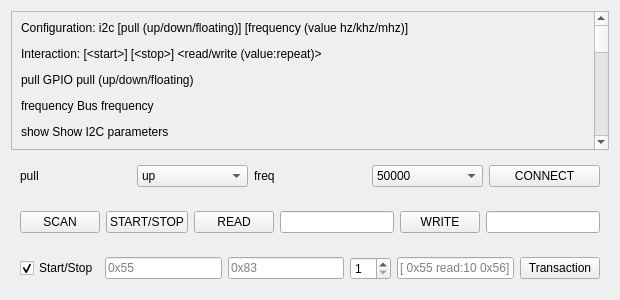
<?xml version="1.0" encoding="UTF-8"?>
<ui version="4.0">
 <class>I2C</class>
 <widget class="QWidget" name="I2C">
  <property name="geometry">
   <rect>
    <x>0</x>
    <y>0</y>
    <width>620</width>
    <height>300</height>
   </rect>
  </property>
  <property name="windowTitle">
   <string>Form</string>
  </property>
  <layout class="QVBoxLayout" name="verticalLayout">
   <item>
    <widget class="QScrollArea" name="help">
     <property name="widgetResizable">
      <bool>true</bool>
     </property>
     <widget class="QWidget" name="scrollAreaWidgetContents">
      <property name="geometry">
       <rect>
        <x>0</x>
        <y>0</y>
        <width>589</width>
        <height>700</height>
       </rect>
      </property>
      <layout class="QVBoxLayout" name="verticalLayout_2">
       <item>
        <widget class="QLabel" name="label">
         <property name="text">
          <string>&lt;html&gt;&lt;head/&gt;&lt;body&gt;&lt;p&gt;Configuration: i2c [pull (up/down/floating)] [frequency (value hz/khz/mhz)]&lt;/p&gt;&lt;p&gt;Interaction: [&amp;lt;start&amp;gt;] [&amp;lt;stop&amp;gt;] &amp;lt;read/write (value:repeat)&amp;gt;&lt;/p&gt;&lt;p&gt;   pull           GPIO pull (up/down/floating)&lt;/p&gt;&lt;p&gt;   frequency      Bus frequency&lt;/p&gt;&lt;p&gt;   show           Show I2C parameters&lt;/p&gt;&lt;p&gt;   pull           GPIO pull (up/down/floating)&lt;/p&gt;&lt;p&gt;   frequency      Bus frequency&lt;/p&gt;&lt;p&gt;&lt;br/&gt;&lt;/p&gt;&lt;p&gt;   scan           Scan for connected devices&lt;/p&gt;&lt;p&gt;   start          Start&lt;/p&gt;&lt;p&gt;   stop           Stop&lt;/p&gt;&lt;p&gt;   read           Read byte (repeat with :&amp;lt;num&amp;gt;)&lt;/p&gt;&lt;p&gt;   hd             Read byte (repeat with :&amp;lt;num&amp;gt;) and print hexdump&lt;/p&gt;&lt;p&gt;   write          Write byte (repeat with :&amp;lt;num&amp;gt;)&lt;/p&gt;&lt;p&gt;   &amp;lt;integer&amp;gt;      Write byte (repeat with :&amp;lt;num&amp;gt;)&lt;/p&gt;&lt;p&gt;   &amp;lt;string&amp;gt;       Write string&lt;/p&gt;&lt;p&gt;   [              Alias for &amp;quot;start&amp;quot;&lt;/p&gt;&lt;p&gt;   ]              Alias for &amp;quot;stop&amp;quot;&lt;/p&gt;&lt;p&gt;   &amp;amp;              Delay 1 usec (repeat with :&amp;lt;num&amp;gt;)&lt;/p&gt;&lt;p&gt;   %              Delay 1 msec (repeat with :&amp;lt;num&amp;gt;)&lt;/p&gt;&lt;p&gt;   ~              Write a random byte (repeat with :&amp;lt;num&amp;gt;)&lt;/p&gt;&lt;p&gt;&lt;br/&gt;&lt;/p&gt;&lt;/body&gt;&lt;/html&gt;</string>
         </property>
        </widget>
       </item>
      </layout>
     </widget>
    </widget>
   </item>
   <item>
    <widget class="QWidget" name="pconnect" native="true">
     <layout class="QHBoxLayout" name="horizontalLayout">
      <item>
       <widget class="QLabel" name="label_2">
        <property name="text">
         <string>pull</string>
        </property>
       </widget>
      </item>
      <item>
       <widget class="QComboBox" name="cPull">
        <item>
         <property name="text">
          <string>up</string>
         </property>
        </item>
        <item>
         <property name="text">
          <string>float</string>
         </property>
        </item>
        <item>
         <property name="text">
          <string>down</string>
         </property>
        </item>
       </widget>
      </item>
      <item>
       <widget class="QLabel" name="label_3">
        <property name="text">
         <string>freq</string>
        </property>
       </widget>
      </item>
      <item>
       <widget class="QComboBox" name="cFreq">
        <item>
         <property name="text">
          <string>50000</string>
         </property>
        </item>
        <item>
         <property name="text">
          <string>100000</string>
         </property>
        </item>
        <item>
         <property name="text">
          <string>400000</string>
         </property>
        </item>
        <item>
         <property name="text">
          <string>1000000</string>
         </property>
        </item>
       </widget>
      </item>
      <item>
       <widget class="QPushButton" name="bConnect">
        <property name="text">
         <string>CONNECT</string>
        </property>
        <property name="checkable">
         <bool>true</bool>
        </property>
       </widget>
      </item>
     </layout>
    </widget>
   </item>
   <item>
    <widget class="QWidget" name="pcmd" native="true">
     <layout class="QHBoxLayout" name="horizontalLayout_2">
      <item>
       <widget class="QPushButton" name="bScan">
        <property name="text">
         <string>SCAN</string>
        </property>
       </widget>
      </item>
      <item>
       <widget class="QPushButton" name="bStartStop">
        <property name="text">
         <string>START/STOP</string>
        </property>
        <property name="checkable">
         <bool>true</bool>
        </property>
       </widget>
      </item>
      <item>
       <widget class="QPushButton" name="bRead">
        <property name="text">
         <string>READ</string>
        </property>
       </widget>
      </item>
      <item>
       <widget class="QLineEdit" name="eRead"/>
      </item>
      <item>
       <widget class="QPushButton" name="bWrite">
        <property name="text">
         <string>WRITE</string>
        </property>
       </widget>
      </item>
      <item>
       <widget class="QLineEdit" name="eWrite"/>
      </item>
     </layout>
    </widget>
   </item>
   <item>
    <widget class="QWidget" name="ptransact" native="true">
     <layout class="QHBoxLayout" name="horizontalLayout_3">
      <item>
       <widget class="QCheckBox" name="cStartStop">
        <property name="text">
         <string>Start/Stop</string>
        </property>
        <property name="checked">
         <bool>true</bool>
        </property>
       </widget>
      </item>
      <item>
       <widget class="QLineEdit" name="eAddr">
        <property name="placeholderText">
         <string>0x55</string>
        </property>
       </widget>
      </item>
      <item>
       <widget class="QLineEdit" name="eData">
        <property name="placeholderText">
         <string>0x83</string>
        </property>
       </widget>
      </item>
      <item>
       <widget class="QSpinBox" name="sDataCnt">
        <property name="minimum">
         <number>1</number>
        </property>
        <property name="value">
         <number>1</number>
        </property>
       </widget>
      </item>
      <item>
       <widget class="QLineEdit" name="eTrCmd">
        <property name="placeholderText">
         <string>[ 0x55 read:10 0x56]</string>
        </property>
       </widget>
      </item>
      <item>
       <widget class="QPushButton" name="bTransact">
        <property name="text">
         <string>Transaction</string>
        </property>
       </widget>
      </item>
     </layout>
    </widget>
   </item>
  </layout>
 </widget>
 <resources/>
 <connections>
  <connection>
   <sender>bConnect</sender>
   <signal>clicked(bool)</signal>
   <receiver>I2C</receiver>
   <slot>connect_i2c(bool)</slot>
   <hints>
    <hint type="sourcelabel">
     <x>546</x>
     <y>176</y>
    </hint>
    <hint type="destinationlabel">
     <x>309</x>
     <y>149</y>
    </hint>
   </hints>
  </connection>
  <connection>
   <sender>bScan</sender>
   <signal>clicked()</signal>
   <receiver>I2C</receiver>
   <slot>scan_cmd()</slot>
   <hints>
    <hint type="sourcelabel">
     <x>55</x>
     <y>223</y>
    </hint>
    <hint type="destinationlabel">
     <x>309</x>
     <y>149</y>
    </hint>
   </hints>
  </connection>
  <connection>
   <sender>bRead</sender>
   <signal>clicked()</signal>
   <receiver>I2C</receiver>
   <slot>read_cmd()</slot>
   <hints>
    <hint type="sourcelabel">
     <x>226</x>
     <y>223</y>
    </hint>
    <hint type="destinationlabel">
     <x>309</x>
     <y>149</y>
    </hint>
   </hints>
  </connection>
  <connection>
   <sender>bWrite</sender>
   <signal>clicked()</signal>
   <receiver>I2C</receiver>
   <slot>write_cmd()</slot>
   <hints>
    <hint type="sourcelabel">
     <x>437</x>
     <y>223</y>
    </hint>
    <hint type="destinationlabel">
     <x>309</x>
     <y>149</y>
    </hint>
   </hints>
  </connection>
  <connection>
   <sender>bTransact</sender>
   <signal>clicked()</signal>
   <receiver>I2C</receiver>
   <slot>transact_cmd()</slot>
   <hints>
    <hint type="sourcelabel">
     <x>563</x>
     <y>270</y>
    </hint>
    <hint type="destinationlabel">
     <x>309</x>
     <y>149</y>
    </hint>
   </hints>
  </connection>
  <connection>
   <sender>bStartStop</sender>
   <signal>clicked(bool)</signal>
   <receiver>I2C</receiver>
   <slot>startstop(bool)</slot>
   <hints>
    <hint type="sourcelabel">
     <x>141</x>
     <y>223</y>
    </hint>
    <hint type="destinationlabel">
     <x>309</x>
     <y>149</y>
    </hint>
   </hints>
  </connection>
 </connections>
 <slots>
  <slot>connect_i2c(bool)</slot>
  <slot>scan_cmd()</slot>
  <slot>read_cmd()</slot>
  <slot>write_cmd()</slot>
  <slot>transact_cmd()</slot>
  <slot>startstop(bool)</slot>
 </slots>
</ui>
